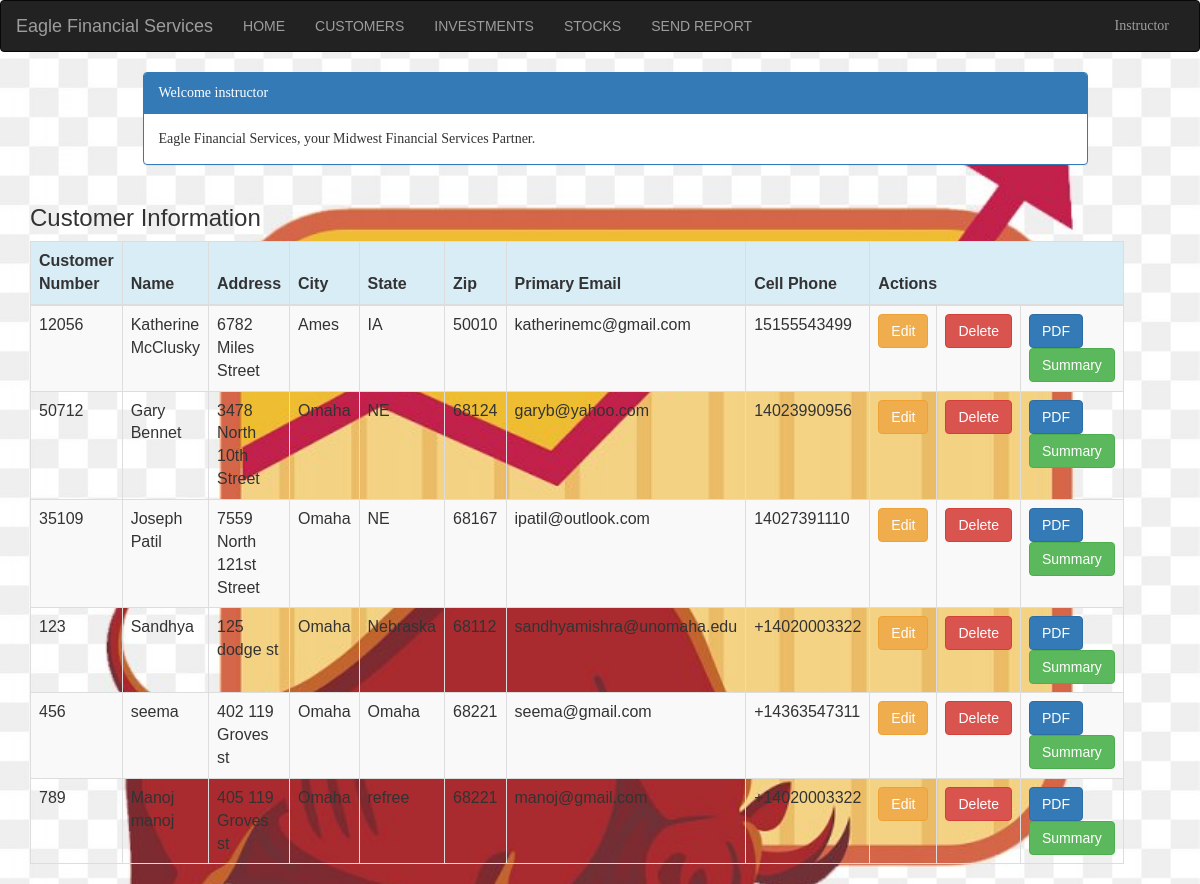
/customer_list (signed in), run on the app's committed database.
### portfolio/models.py (models this page shows, shortened)
class Customer(models.Model):
    name = models.CharField(max_length=50)
    address = models.CharField(max_length=200)
    cust_number = models.IntegerField(blank=False, null=False)
    city = models.CharField(max_length=50)
    state = models.CharField(max_length=50)
    zipcode = models.CharField(max_length=10)
    email = models.EmailField(max_length=200)
    cell_phone = models.CharField(max_length=50)
    created_date = models.DateTimeField(
        default=timezone.now)
    updated_date = models.DateTimeField(auto_now_add=True)

### portfolio/views.py (the view)
# urls.py: path('customer_list', views.customer_list, name='customer_list'),
@login_required
def customer_list(request):
    customer = Customer.objects.filter(created_date__lte=timezone.now())
    return render(request, 'portfolio/customer_list.html',
                  {'customers': customer})

### templates/portfolio/customer_list.html (shortened to what this page needs)
{% extends 'portfolio/base.html' %}
{% load static %}
{% block content %}
    <html lang="en">
    <head>
        <link rel="stylesheet" href="https://maxcdn.bootstrapcdn.com/bootstrap/3.3.4/css/bootstrap.min.css">
    </head>
    <body>
    <body>
    <div class="container" >
        <div class="row">
            <div class="col-md-10 col-md-offset-1">
                <div class="panel panel-primary">
                    <div class="panel-heading"style="font-family: 'Arial Black'" >Welcome {{ user.username }}</div>
                    <div class="panel-body" style="font-family: 'Arial Black'">
                        Eagle Financial Services, your Midwest Financial Services Partner.
                    </div>
                </div>
            </div>
        </div>
    </div>
    <div class="row">
        <h3 style="padding-left: 15Px">Customer Information</h3>
    </div>
    <div>
        <table class="table table-striped table-bordered table-hover">
            <thead>
            <tr class="bg-info">
                <th>Customer Number</th>
                <th>Name</th>
                <th>Address</th>
                <th>City</th>
                <th>State</th>
                <th>Zip</th>
                <th>Primary Email</th>
                <th>Cell Phone</th>
                <th colspan="3">Actions</th>
            </tr>
            </thead>
            <tbody>
            {% for customer in customers %}
                <tr>
                    <td>{{ customer.cust_number }}</td>
                    <td>{{ customer.name }}</td>
                    <td>{{ customer.address }}</td>
                    <td>{{ customer.city }}</td>
                    <td>{{ customer.state }}</td>
                    <td>{{ customer.zipcode }}</td>
                    <td>{{ customer.email }}</td>
                    <td>{{ customer.cell_phone }}</td>
                    <td><a href="{% url 'portfolio:customer_edit' pk=customer.pk %}" class="btn btn-warning">Edit</a>
                     <td><a href="{% url 'portfolio:customer_delete' pk=customer.pk %}"
                           onclick="return confirm('Are you sure you want to delete?')"
                           class="btn btn-danger">Delete</a>
                    </td>
                     <td><a  href="{% url 'portfolio:portfolio_pdf' pk=customer.pk %}"
                          class="btn btn-primary">PDF <a  href="{% url 'portfolio:portfolio' pk=customer.pk %}"
                                                          class="btn btn-success">Summary</a></a></td>
                </tr>
            {% endfor %}
            </tbody>
        </table>
    </div>
    </body>
    </html>
{% endblock %}

### templates/portfolio/base.html (shortened to what this page needs)
{% load static %}
<html lang="en">
<head>
    <link rel="stylesheet" type="text/css" href="{% static 'css/portfolio.css' %}">
    <link rel="stylesheet" href="https://maxcdn.bootstrapcdn.com/bootstrap/3.3.7/css/bootstrap.min.css">
  </head>
<body id="app-layout" style="background-color:azure">
<nav class="navbar navbar-inverse">
    <div class="container-fluid">
        <div class="navbar-header">
            <a class="navbar-brand" href="/">
                Eagle Financial Services
            </a>
        </div>
        <div class="collapse navbar-collapse" id="myNavbar">
            <ul class="nav navbar-nav">
                <li class="nav-item"><a class="nav-link text-light text-uppercase font-weight-bold px-3"  href="{% url 'portfolio:home' %}">Home</a></li>
                <li class="nav-item"><a class="nav-link text-light text-uppercase font-weight-bold px-3" href="{% url 'portfolio:customer_list' %}">Customers</a></li>
               <li class="nav-item"><a class="nav-link text-light text-uppercase font-weight-bold px-3" href="{% url 'portfolio:investment_list' %}">Investments</a></li>
                <li class="nav-item"><a class="nav-link text-light text-uppercase font-weight-bold px-3" href="{% url 'portfolio:stock_list' %}">Stocks</a></li>
                <li class="nav-item"><a class="nav-link text-light text-uppercase font-weight-bold px-3" href="{% url 'portfolio:contact' %}">Send Report</a></li>
                            </ul>
            <ul class="nav navbar-nav navbar-right">
                {% if user.is_authenticated %}
                    <li class="dropdown">
                        <a class="nav-link dropdown-toggle" href="#" id="navbarDropdown" role="button" data-toggle="dropdown" aria-haspopup="true" aria-expanded="false"style="font-family: 'Arial Black'" >{{ user.username|title }}</a>
                    </li>
                               {% endif %}
            </ul>
        </div>
    </div>
</nav>
<div class="content container">
    <div class="row">
        <div class="col-md-8">
            {% block content %}{% endblock %}
        </div>
    </div>
</body>
</html>

### portfolio/static/css/portfolio.css (style rules this page uses)
body { align-content: center; background-image: url('../images/img.png'); background-attachment: fixed; background-size: cover; font-family: Arial; font-size: medium; }

### templates/portfolio/base.html (style rules this page uses)
.navbar { background:#f2dede; margin-bottom: 0; border-radius: 0; font-family: "Arial Black", sans-serif; }

### templates/portfolio/customer_list.html (style rules this page uses)
body { background-color: beige; font-family: Arial, sans-serif; }

### data on the page
Customer: cust_number "12056", name "Katherine McClusky", address "6782 Miles Street", city "Ames", state "IA", zipcode "50010", email "katherinemc@gmail.com", cell_phone "15155543499"
Customer: cust_number "50712", name "Gary Bennet", address "3478 North 10th Street", city "Omaha", state "NE", zipcode "68124", email "garyb@yahoo.com", cell_phone "14023990956"
Customer: cust_number "35109", name "Joseph Patil", address "7559 North 121st Street", city "Omaha", state "NE", zipcode "68167", email "ipatil@outlook.com", cell_phone "14027391110"
Customer: cust_number "123", name "Sandhya", address "125 dodge st", city "Omaha", state "Nebraska", zipcode "68112", email "sandhyamishra@unomaha.edu", cell_phone "+14020003322"
Customer: cust_number "456", name "seema", address "402 119 Groves st", city "Omaha", state "Omaha", zipcode "68221", email "seema@gmail.com", cell_phone "+14363547311"
Customer: cust_number "789", name "Manoj manoj", address "405 119 Groves st", city "Omaha", state "refree", zipcode "68221", email "manoj@gmail.com", cell_phone "+14020003322"

### other printed values
{{ user.username|title }} "Instructor"
{{ user.username }} "instructor"
